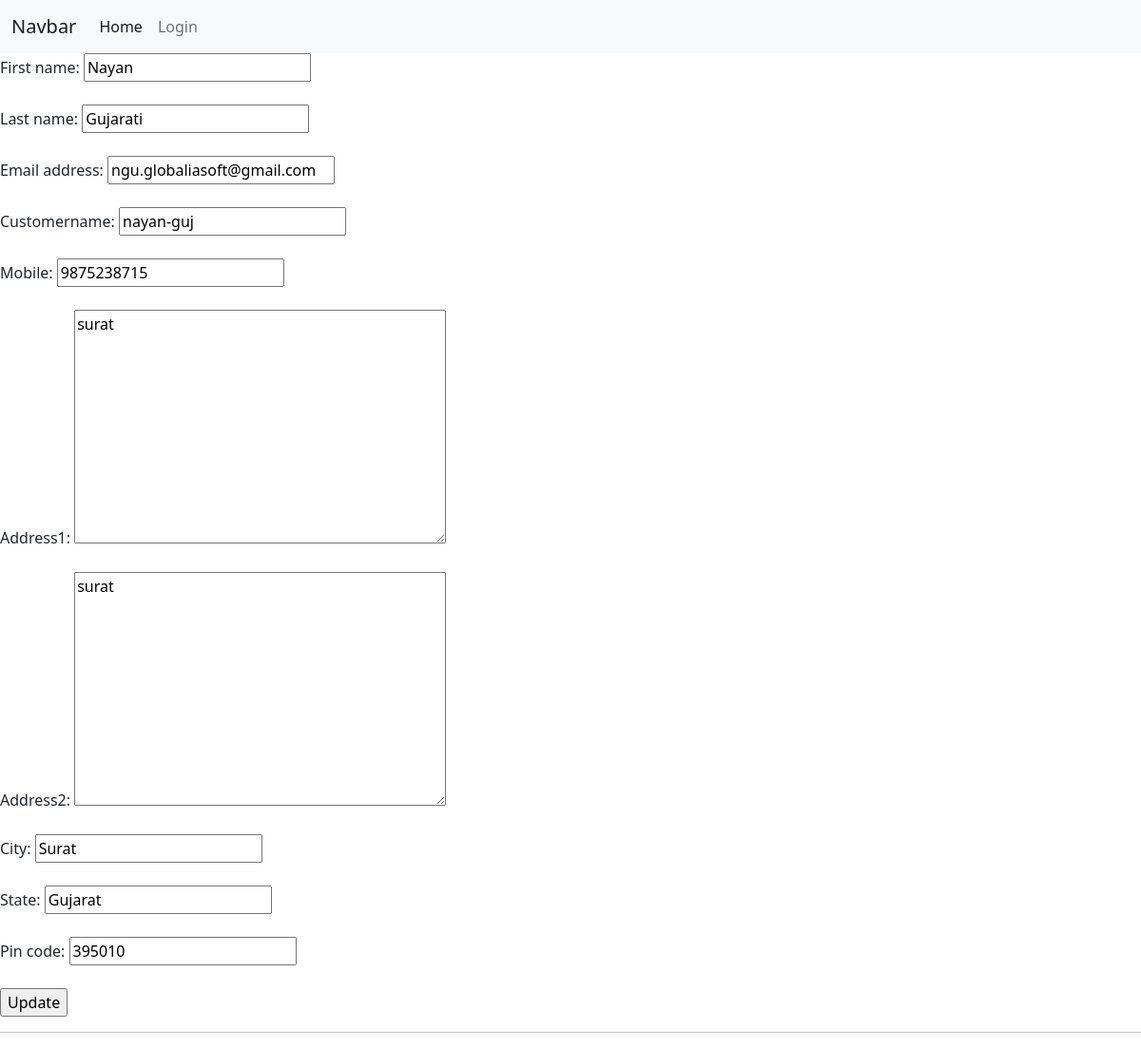
/people/cutomer-profile/2/, run on an earlier commit of the app's database.
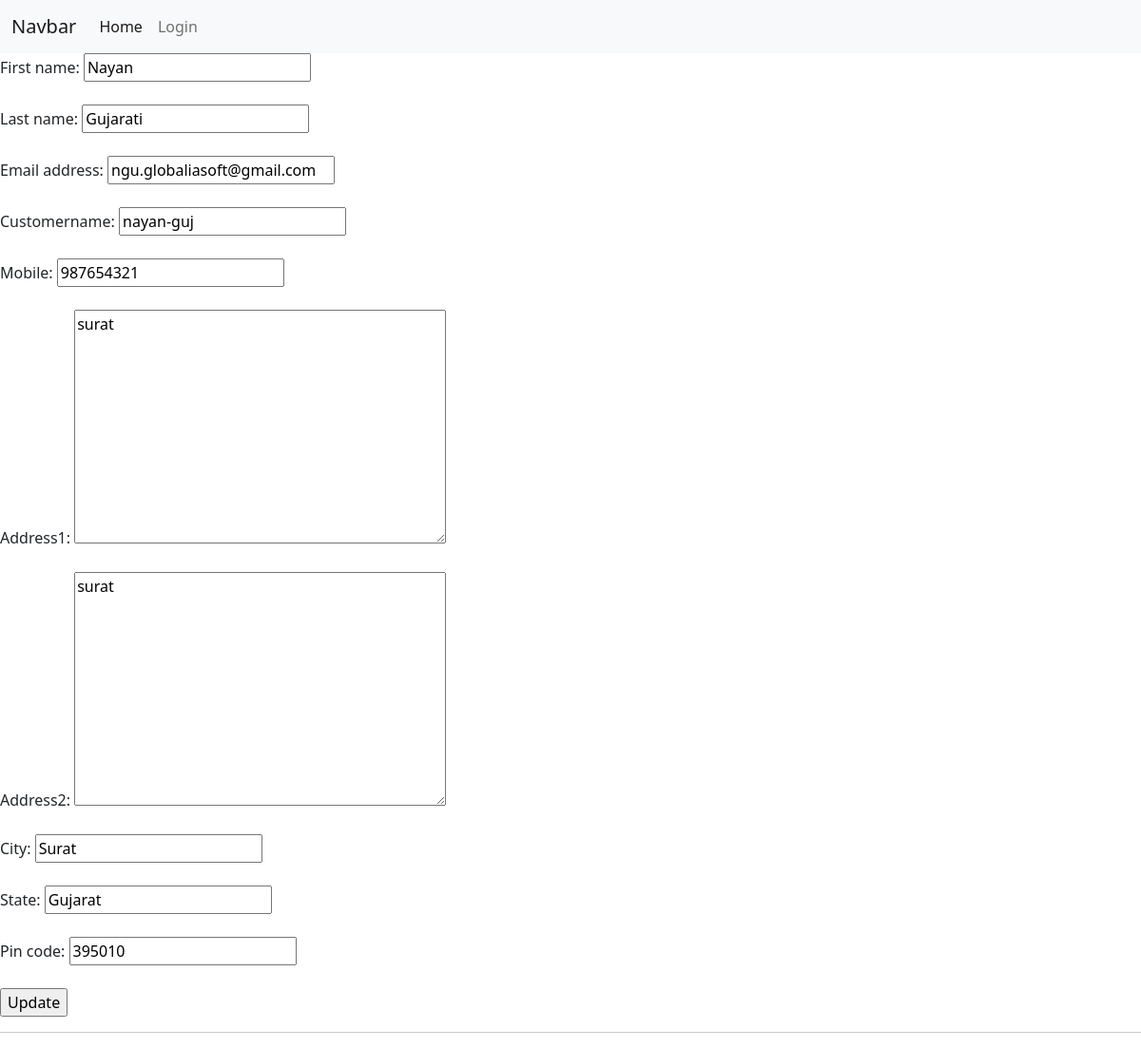
And on a later commit of the database.
### people/models.py (models this page shows, shortened)
class MyUser(AbstractUser):
    is_seller = models.BooleanField(default=False)
    first_name = models.CharField(max_length=100)
    last_name = models.CharField(max_length=100)
    customername = models.CharField(max_length=20, null=True)
    sellername = models.CharField(max_length=20, null=False)
    mobile = models.CharField(max_length=10)
    address1 = models.TextField(blank=False, null=True)
    address2 = models.TextField(blank=False, null=True)
    city = models.CharField(max_length=20, null=True)
    state = models.CharField(max_length=20, null=True)
    pin_code = models.CharField(blank=False, max_length=6, null=True)

### people/views.py (the view)
# urls.py: path('cutomer-profile/<int:pk>/',Customer_profile.as_view(), name='customer_profile'),
class Customer_profile(UpdateView):
    model = MyUser
    fields = ['first_name', 'last_name', 'email','customername', 'mobile','address1', 'address2', 'city', 'state', 'pin_code']
    template_name = 'people/customer_profile.html'
    success_url = '/'

### people/templates/people/customer_profile.html (shortened to what this page needs)
{% extends "base.html" %}
{% block content %}
    <form action="" method="post" novalidate>
        {% for fm in form %}
        {{fm.label_tag}} {{fm}} {{fm.errors|striptags}} <br><br>
        {% endfor %}
        <input type="submit" value="Update">
    </form>
    <hr>
{% endblock content %}

What changed in the data, as far as the page shows it:
changed MyUser "Nayan": mobile "9875238715" → "987654321"
